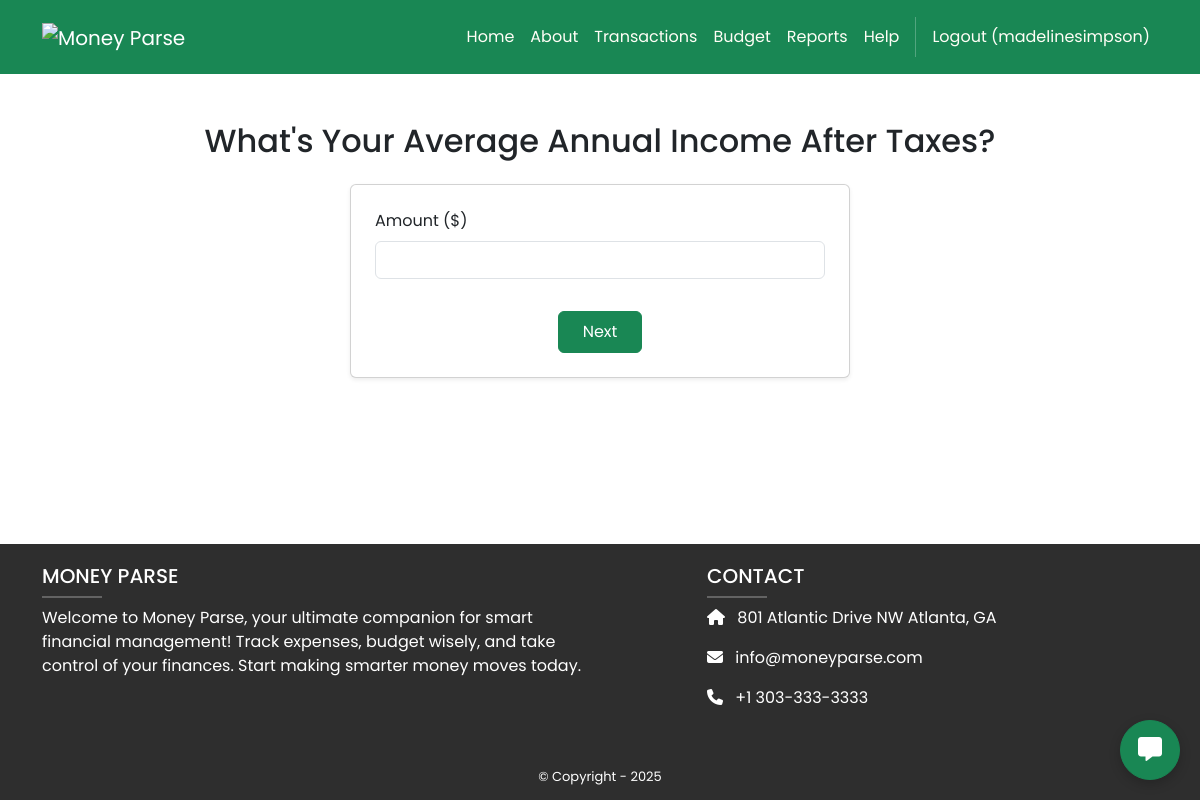
Before: /finances/income (signed in) with the older database file.
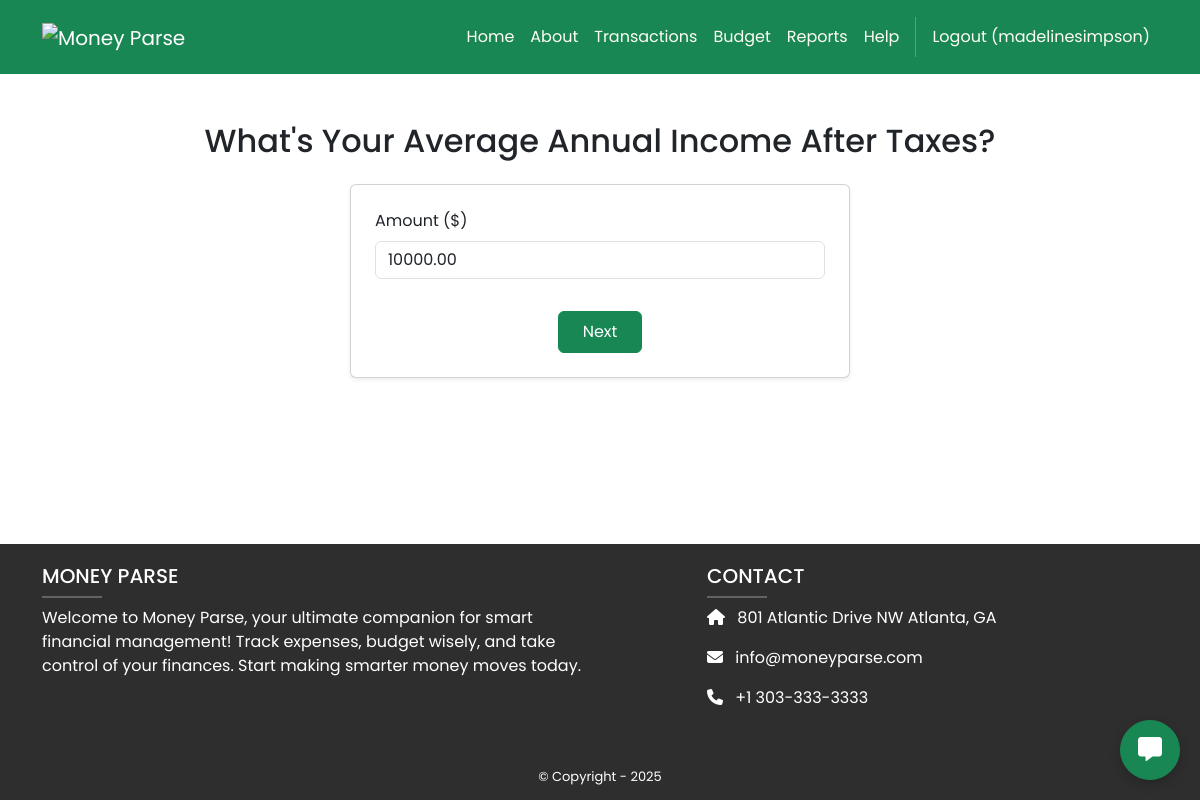
After: the same page with the newer database file.
### finances/models.py (models this page shows, shortened)
class Income(models.Model):
    user = models.ForeignKey(User, on_delete=models.CASCADE)
    amount = models.DecimalField(max_digits=10, decimal_places=2)

### finances/views.py (the view)
# urls.py: path('income', views.income_view, name="finances.income"),
@login_required
def income_view(request):
    existing_income = Income.objects.filter(user=request.user).first()
    if request.method == 'POST':
        form = IncomeForm(request.POST, instance=existing_income)
        if form.is_valid():
            income = form.save(commit=False)
            income.user = request.user
            income.save()
            return redirect('finances.transactions')
    else:
        form = IncomeForm(instance=existing_income)
    return render(request, 'finances/income.html', {'form': form})

### finances/forms.py
class IncomeForm(forms.ModelForm):
    class Meta:
        model = Income
        fields = ['amount']
    def __init__(self, *args, **kwargs):
        super(IncomeForm, self).__init__(*args, **kwargs)
        for field in self.fields.values():
            field.widget.attrs.update({'class': 'form-control'})

### finances/templates/finances/income.html (shortened to what this page needs)
{% extends 'base.html' %}
{% block content %}
<div class="container mt-5 mb-5 pb-5">
    <h2 class="text-center mb-4">What's Your Average Annual Income After Taxes?</h2>
    <form method="post" class="card p-4 shadow-sm mx-auto" style="max-width: 500px;">
        {% for field in form %}
            <div class="mb-3">
                <label class="form-label">{{ field.label }} ($)</label>
                {{ field }}
            </div>
        {% endfor %}
        <div class="text-center mt-3">
            <button type="submit" class="btn btn-success px-4 py-2">Next</button>
        </div>
    </form>
</div>
{% endblock %}

Changed rows visible on the page:
added Income: form "10000.00"
